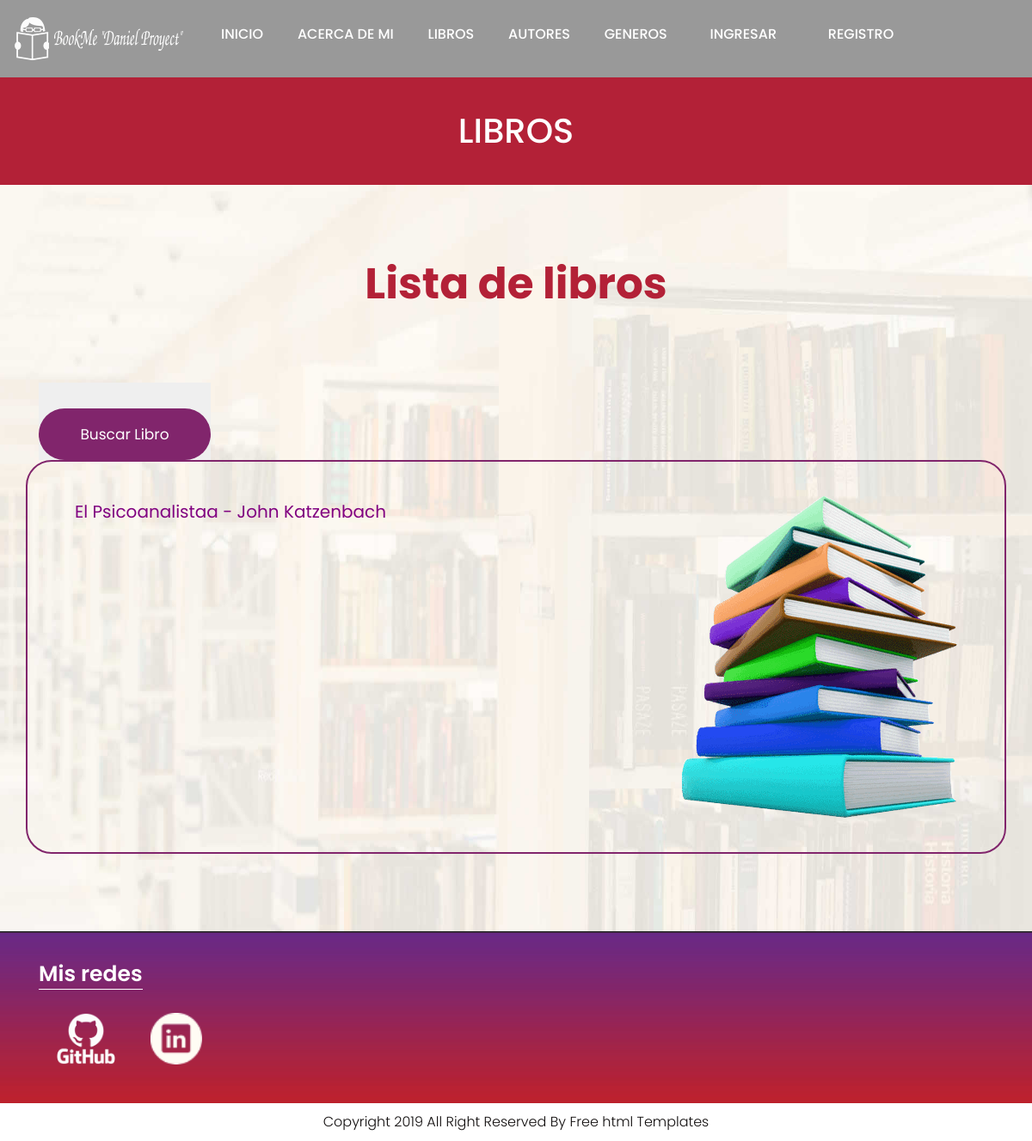
Before: /AppBookme/lista-libros/ with the older database file.
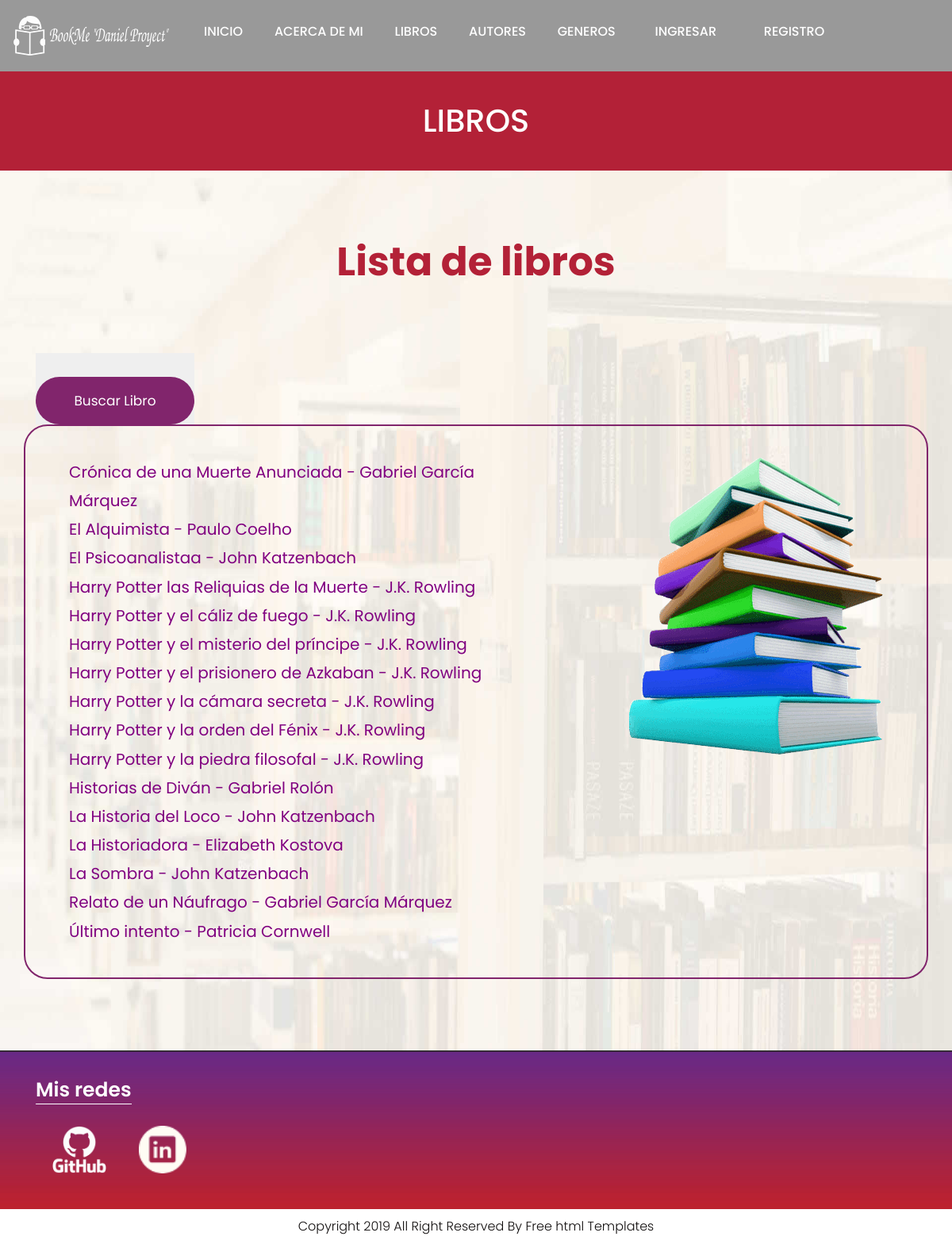
After: the same page with the newer database file.
### AppBookme/models.py (models this page shows, shortened)
class Libro(models.Model):
    titulo = models.CharField(max_length=40, unique=True)
    autor = models.CharField(max_length=40)
    genero = models.ForeignKey(Genero, on_delete=models.CASCADE, related_name='libros')
    publicacion = models.IntegerField()
    sinopsis= models.TextField(default="Sin sinopsis")

### AppBookme/views.py (the view)
# urls.py: path('lista-libros/', LibrosLista.as_view(), name="ListaLibros"),
class LibrosLista(ListView):
	model = Libro
	template_name = "lista_libros.html"
	context_object_name = "libros"
	ordering="titulo"

### AppBookme/templates/lista_libros.html (shortened to what this page needs)
{% extends 'principal.html' %}
{% load static %}
{% block BloqueQueCambia %}
<div class="about-bg">
   <div class="container">
      <div class="row">
         <div class="col-xl-12 col-lg-12 col-md-12 col-sm-12">
            <div class="abouttitle">
               <h2>Libros</h2>
            </div>
         </div>
      </div>
   </div>
</div>
<div class="about">
   <div class="container">
      <div class="row">
         <div class="col-md-10 offset-md-1">
            <div class="aboutheading">
               <h2>Lista de libros</h2>
               <h3 style="color: green;">{{ mensaje }}</h3>
               <h3 style="color: red;">{{ mensaje2 }}</h3>
            </div>
         </div>
      </div>
         <button class="read-more">
            <a href="{% url 'BusquedaLibro' %}">Buscar Libro</a>
         </button>
      <div class="row border">
         <div class="col-xl-7 col-lg-7 col-md-12 col-sm-12">
               <ul>
                  {% for libro in libros %}
                     <li>
                        <a href="{% url 'DetalleLibro' libro.pk %}" style="font-size: 20px; color: purple; display: inline-block;">
                        {{ libro.titulo }} - {{ libro.autor }}
                        </a>
                     </li>
                  {%endfor%}
                  </ul>
               </div>
            <div class="col-xl-5 col-lg-5 col-md-12 col-sm-12">
               <div class="about-box">
                  <figure style="text-align: end;">
                     <img src="{% static 'images/about.png' %}" alt="img" />
                  </figure>
               </div>
            </div>
         </div>
      </div>
   </div>
{% endblock BloqueQueCambia %}

### AppBookme/templates/principal.html (shortened to what this page needs)
<!DOCTYPE html>
<html lang="en">
   <head>
      {% load static %}
      <link rel="stylesheet" href="{% static 'css/bootstrap.min.css' %}">
      <link rel="stylesheet" href="{% static 'css/style.css' %}">
      <link rel="stylesheet" href="{% static 'css/responsive.css' %}">
      <link rel="stylesheet" href="{% static 'css/jquery.mCustomScrollbar.min.css' %}">
   </head>
   <body class="main-layout home_page">
      {% include 'navbar.html' %}
      {% block BloqueQueCambia %}{% endblock BloqueQueCambia %}
      <footer>
         <div class="footer">
            <div class="container">
               <div class="row pdn-top-30">
                  <div class="col-xl-4 col-lg-4 col-md-4 col-sm-12">
                     <div class="Follow">
                        <h3>Mis redes</h3>
                     </div>
                     <ul class="location_icon">
                        <li> <a href="https://github.com/ZeuzGitHack"><img style="height: 60px; width: 110px;" src="{% static 'icon/GitHub-Logo.png' %}"></a></li>
                        <li> <a href="https://www.linkedin.com/in/victorino-daniel-rodr%C3%ADguez-a53477298/"><img style="height: 60px; width: 60px;" src="{% static 'icon/linkedin.png' %}"></a></li>
                     </ul>
                  </div>
               </div>
            </div>
         </div>
         <div class="copyright">
            <div class="container">
               <p>Copyright 2019 All Right Reserved By Free html Templates</p>
            </div>
         </div>
      </footer>
   </body>
</html>

### AppBookme/templates/navbar.html
<header>
{% load static %}
<div class="header">
    <div>
        <div class="row">
            <div>
                <div class="full">
                    <div class="center-desk">
                        <div class="logo">
                            <li style="margin-left: 30px; margin-right: 15px;">
                                <a href="{% url 'Inicio' %}"><img src="{% static 'images/logo.png' %}" alt="#">
                            </li>
                        </a> </div>
                    </div>
                </div>
            </div>
            <div class="menu-area">
                <div class="limit-box">
                    <nav class="main-menu">
                        <ul>
                            <li><a href="{% url 'Inicio' %}">Inicio</a></li>
                            <li><a href="{% url 'AcercaDeMi' %}">Acerca de Mi</a></li>
                            <li><a href="{% url 'ListaLibros' %}">Libros</a></li>
                            <li><a href="{% url 'ListaAutores' %}">Autores</a></li>
                            <li><a href="{% url 'ListaGeneros' %}">Generos</a></li>
                                {% if user.is_authenticated %}
                                    <li style="margin-left: 20px; margin-right: 20px;"><p style="color: aliceblue;">Bienvenido <a href="{% url 'Usuario' %}">{{user.username}}</a></p></li>
                                    {% if request.user.avatar %}
                                        <li><img src="{{request.user.avatar.imagen.url}}" alt="" style="width: 70px; height: 80px; border-radius: 50%;"></li>
                                    {% endif %}
                                    <li style="margin-left: 20px; margin-right: 20px;">
                                        <form method="post" action="{% url 'Logout' %}"> {% csrf_token %}
                                            <button class="btn btn-primary" type="submit">Logout</button>
                                        </form>
                                    </li>
                                {% else %}
                                    <li style="margin-left: 10px; margin-right: 10px;"><a style="float: left;" href="{% url 'Login' %}">Ingresar</a></li>
                                    <li style="margin-left: 10px; margin-right: 10px;"><a style="float: left;" href="{% url 'Registro' %}">Registro</a></li>
                                {% endif %}
                        </ul>
                    </nav>
                </div>
            </div>
        </div>
    </div>
</div>
</header>

### AppBookme/static/css/style.css (style rules this page uses)
* { box-sizing: border-box !important; }
body { color: #666666; font-size: 14px; font-family: 'poppins', sans-serif; line-height: 1.80857; font-weight: normal; overflow-x: hidden; }
a { color: #1f1f1f; text-decoration: none !important; outline: none !important; -webkit-transition: all .3s ease-in-out; -moz-transition: all .3s ease-in-out; -ms-transition: all .3s ease-in-out; -o-transition: all .3s ease-in-out; transition: all .3s ease-in-out; }
h1, h2, h3, h4, h5, h6 { letter-spacing: 0; font-weight: normal; position: relative; padding: 0 0 10px 0; font-weight: normal; line-height: normal; color: #111111; margin: 0 }
h2 { font-size: 22px }
h3 { font-size: 18px }
*, *::after, *::before { -webkit-box-sizing: border-box; -moz-box-sizing: border-box; box-sizing: border-box; }
ul, li, ol { margin: 0px; padding: 0px; list-style: none; }
p { margin: 0px; font-weight: 300; font-size: 15px; line-height: 24px; }
a { color: #222222; text-decoration: none; outline: none !important; }
a, .btn { text-decoration: none !important; outline: none !important; -webkit-transition: all .3s ease-in-out; -moz-transition: all .3s ease-in-out; -ms-transition: all .3s ease-in-out; -o-transition: all .3s ease-in-out; transition: all .3s ease-in-out; }
img { max-width: 100%; height: auto; }
button { border: 0; margin: 0; padding: 0; cursor: pointer; }
.full { float: left; width: 100%; }
.full { width: 100%; float: left; margin: 0; padding: 0; }
.header { padding: 15px 0px; position: absolute; z-index: 999; width: 100%; left: 0; top: 0; background-color: #111; }
.home_page .header { background: rgba(0,0,0,0.4); }
.logo { float: left; }
nav.main-menu { float: right; margin-left: 0; }
.main-menu { text-align: center; }
.main-menu ul { margin: 0; list-style-type: none; }
.main-menu ul>li { display: inline-block; position: relative; }
.main-menu ul > li a { padding: 15px 18px; line-height: 20px; font-size: 16px; display: block; font-weight: 500; color: #fff; text-transform: uppercase; }
.main-menu ul li:last-child a { padding-right: 0; }
.main-menu ul li:first-child { margin-left: 0; }
.main-menu ul>li { position: inherit; display: inline-block; vertical-align: middle; }
.about { background: url(../images/about-bg.jpg); background-size: 100% 100%; background-repeat: no-repeat; background-position: center center; padding: 90px 0px; }
.aboutheading { text-align: center; padding-bottom: 50px; }
.aboutheading h2 { padding: 0px 0px 20px 0px; font-size: 50px; font-weight: bold; color: #b32137; line-height: 50px; }
.about .about-box figure { margin: 0px; }
.border { border-radius: 30px; border: #81256c solid 2px !important; padding: 40px 40px; }
.read-more { justify-content: center; display: flex; }
.read-more a { width: 200px; font-size: 17px; padding: 20px 0px; background-color: #81256c; color: #fff; display: inline-block; line-height: 20px; border-radius: 30px; text-align: center; margin-top: 30px; }
.footer { background: url(../images/footer-bg.jpg); padding-bottom: 35px; background-size: 100% 100%; background-repeat: no-repeat; background-position: center center; }
.footer .Follow { margin-bottom: 27px; }
.footer .Follow h3 { color: #fff; font-size: 25px; line-height: 30px; font-weight: 600; border-bottom: #fff solid 1px; border-bottom-width: 1px; border-width: 1px; display: inline-block; padding-bottom: 2px; }
.pdn-top-30 { padding-top: 35px; }
ul.location_icon { list-style: none; margin: 0; padding: 0; width: 100%; float: left; }
ul.location_icon li { float: left; height: 70px; color: #fff; display: flex; flex-wrap: wrap; align-items: center; padding-right: 20px; }
ul.location_icon li:last-child { padding-right: 0px; }
ul.location_icon li a { margin-bottom: 23px; }
.copyright { background-color: #fff; padding: 10px 0px; }
.copyright p { color: #120f0f; font-size: 16px; text-align: center; }
.about-bg { background-color: #b32137; margin-top: 90px; }
.about-bg .abouttitle h2 { color: #fff; text-transform: uppercase; font-size: 40px; line-height: 45px; padding: 40px 0; font-weight: 500; text-align: center; }

Changed rows visible on the page:
added Libro: titulo "Crónica de una Muerte Anunciada", autor "Gabriel García Márquez"
added Libro: titulo "El Alquimista", autor "Paulo Coelho"
added Libro: titulo "Harry Potter las Reliquias de la Muerte", autor "J.K. Rowling"
added Libro: titulo "Harry Potter y el cáliz de fuego", autor "J.K. Rowling"
added Libro: titulo "Harry Potter y el misterio del príncipe", autor "J.K. Rowling"
added Libro: titulo "Harry Potter y el prisionero de Azkaban", autor "J.K. Rowling"
added Libro: titulo "Harry Potter y la cámara secreta", autor "J.K. Rowling"
added Libro: titulo "Harry Potter y la orden del Fénix", autor "J.K. Rowling"
added Libro: titulo "Harry Potter y la piedra filosofal", autor "J.K. Rowling"
added Libro: titulo "Historias de Diván", autor "Gabriel Rolón"
added Libro: titulo "La Historia del Loco", autor "John Katzenbach"
added Libro: titulo "La Historiadora", autor "Elizabeth Kostova"
added Libro: titulo "La Sombra", autor "John Katzenbach"
added Libro: titulo "Relato de un Náufrago", autor "Gabriel García Márquez"
added Libro: titulo "Último intento", autor "Patricia Cornwell"
